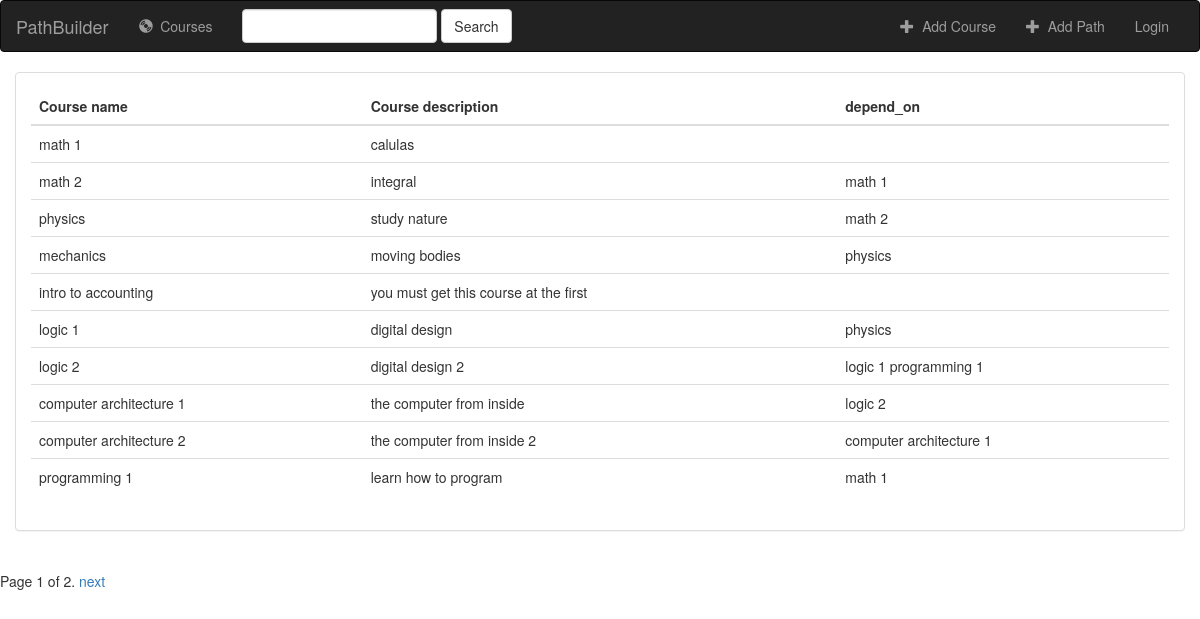
The app's page /paths/courses/ with its own data.
### paths/models.py (models this page shows)
class Course(models.Model):
    name = models.CharField(max_length=200, blank=False)
    description = models.CharField(max_length=500)
    depend_on = models.ManyToManyField('self',related_name="above", blank=True,symmetrical=False)
    path = models.ForeignKey('Path', null=True,blank=True , on_delete=models.CASCADE)
    creator = models.ForeignKey(User, on_delete=models.SET_NULL, null=True, blank=True)
    class Meta:
        permissions = (("can_mark_returned", "Set book as returned"),)
    def __str__(self):
        return self.name

### paths/views.py (the view)
class CourseListView(generic.ListView):
    model = Course
    paginate_by = 10

### paths/templates/paths/course_list.html (shortened to what this page needs)
{% extends 'base.html' %}
{% block body %}
<div class="container-fluid songs-container">
    <div class="row">
        <div class="col-sm-12">
            <div class="panel panel-default">
                <div class="panel-body">
                    <table class="table">
                        <thead>
                            <tr>
                                <th>Course name</th>
                                <th>Course description</th>
                                <th>depend_on</th>
                            </tr>
                        </thead>
                        <tbody>
                            {% for course in course_list %}
                                <tr>
                                    <td>{{ course.name }}</td>
                                    <td>{{ course.description }}</td>
                                    <td>
                                      {% for course_d in course.depend_on.all %}
                                        {{ course_d }}
                                      {% endfor %}
                                    </td>
                                </tr>
                            {% endfor %}
                        </tbody>
                    </table>
                </div>
            </div>
        </div>
    </div>
</div>
{% endblock %}

### records on screen
Course: name "math 1", description "calulas"
Course: name "math 2", description "integral"
Course: name "physics", description "study nature"
Course: name "mechanics", description "moving bodies"
Course: name "intro to accounting", description "you must get this course at the first"
Course: name "logic 1", description "digital design"
Course: name "logic 2", description "digital design 2"
Course: name "programming 1", description "learn how to program"
Course: name "computer architecture 1", description "the computer from inside"
Course: name "computer architecture 2", description "the computer from inside 2"

### other values on screen
{{ page_obj.number }} "1"
{{ page_obj.paginator.num_pages }} "2"
